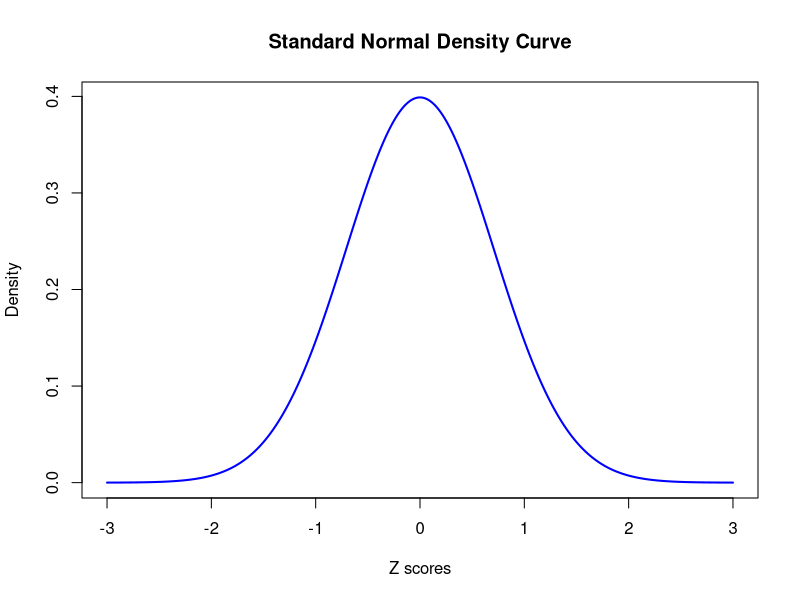

Write R code to recreate this figure. (Note: this script raises an error after producing the figure.)
## ---- chunk 1
# code chunk specifies whether the R code, warnings, and output 
# will be included in the output files.
if (!require("knitr")) {
   install.packages("knitr")
   library(knitr)
}

knitr::opts_chunk$set(echo = TRUE,       
                      warnings = FALSE,   
                      results = TRUE,   
                      message = FALSE,
                      fig.align='center', 
                      fig.pos = 'ht')
#knitr::opts_knit$set(root.dir = 'C:\\STA551\\wkdir0')
## ---- chunk 2
z = seq(-3,3,0.01)
fz = (1/(sqrt(2*pi)))*exp(-z^2)
plot(z, fz, type = "l", lwd = 2,
     xlab = "Z scores",
     ylab = "Density",
     col = "blue",
     main = "Standard Normal Density Curve")


## ---- chunk 3
include_graphics("topic03/normalDensity.png")
## ---- chunk 4
include_graphics("topic03/normalTailArea.png")
## ---- chunk 5
include_graphics("topic03/exmple5-1.jpg")
## ---- chunk 6
pnorm(q = 65, mean = 63, sd = 5, lower.tail = FALSE)
## ---- chunk 7
pnorm(q = 85, mean = 63, sd = 5)
## ---- chunk 8
include_graphics("topic03/exmple5-2.png")
## ---- chunk 9
qnorm(p = 0.9, mean = 63, sd = 5)
## ---- chunk 10
qnorm(p = 0.7, mean = 63, sd = 5)
## ---- chunk 11
pnorm(q = 2.75, mean = 2, sd = 0.5) - pnorm(q = 1.8, mean = 2, sd = 0.5)
## ---- chunk 12
include_graphics("topic03/example6-1.png")
## ---- chunk 13
qnorm(p = 0.25, mean = 2, sd = 0.5)
## ---- chunk 14
include_graphics("topic03/example6-2.png")
## ---- chunk 15
include_graphics("topic03/gammaCDF-PDF.png")
## ---- chunk 16
pgamma(q=50, shape = 2, scale = 100)
## ---- chunk 17
plot(0:600, dgamma(0:600, shape =2, scale = 100), type ="l", col = "blue", lwd =2, 
     xlab="Time to Failure", ylab = "Gamma density",
     main = "density of the time to failure of the first pump")
x0 = 0:50
y0 = dgamma(0:50, shape =2, scale = 100)
polygon(c(0, x0, 50), c(0, y0, 0), col = "#1b98e0")   
abline(h = 0, col = "blue")
## ---- chunk 18
pexp(5000, rate = 1/10000,  lower.tail = FALSE)
## ---- chunk 19
plot(0:15000, dexp(0:15000, rate = 1/10000), type ="l", col = "blue", lwd =2, 
     xlab="Number of miles", ylab = "Exponential density",
     main = "density of the number of miles")
x0 = 5000:15000
y0 = dexp(5000:15000, rate = 1/10000)
polygon(c(5000, x0, 15000), c(0, y0, 0), col = "#1b98e0")   
abline(h = 0, col = "blue")
## ---- chunk 20
include_graphics("topic03/Definite-Indefite.png")
